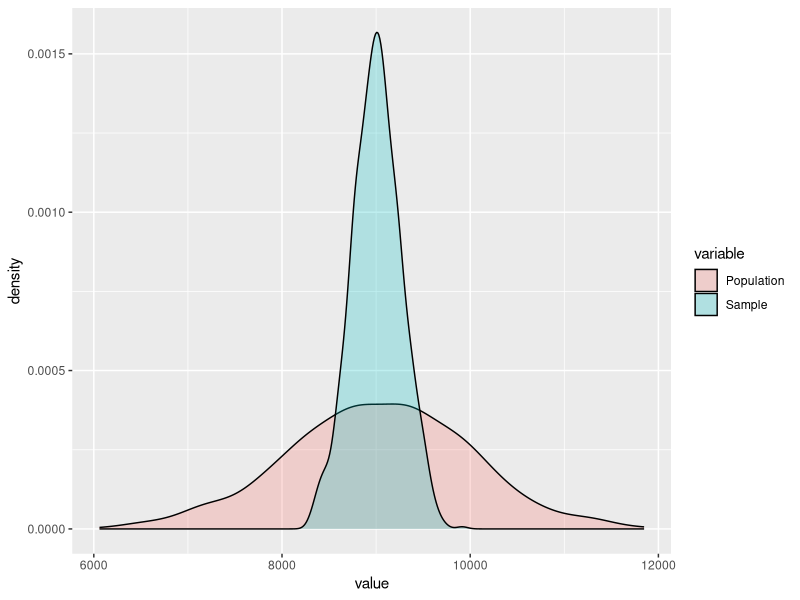

Reproduce this figure in R.
## ---- chunk 1
9.4/(sqrt(507))
## ---- chunk 2
qnorm(0.1) * (4.31/sqrt(36))

(30.69 - 32)/(4.31/sqrt(36))
## ---- chunk 3
pnorm((30.69 - 32)/(4.31/sqrt(36)))
## ---- chunk 4
bound = abs(qnorm(0.05)* (4.31/sqrt(36)))
mean = 30.69

c(mean-bound,mean+bound)
## ---- chunk 5
abs(qnorm(0.05) * (6.5/sqrt(36)))

(118.2 - 100)/(6.5/sqrt(36))
## ---- chunk 6
bound = abs(qnorm(0.05) * (6.5/sqrt(36)))
mean = 118.2

c(mean-bound,mean+bound)
## ---- chunk 7
1 - pnorm((10500 - 9000)/1000)
## ---- chunk 8
1 - pnorm((10500 - 9000)/(1000/sqrt(15)))
## ---- chunk 9
library(ggplot2)
library(reshape2)

#simulate some data

simulation = data.frame(Population = rnorm(1000,9000,1000), Sample = sapply(1:1000,function(x)  mean(rnorm(15,9000,1000))))

simdata = melt(simulation)

#plot data

ggplot(simdata, aes(x = value, fill = variable)) + geom_density(alpha = 0.25)
